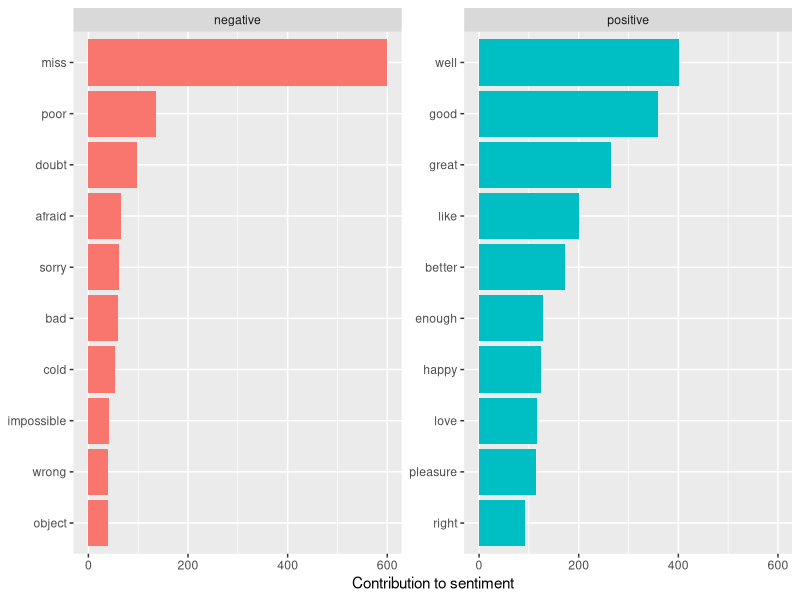
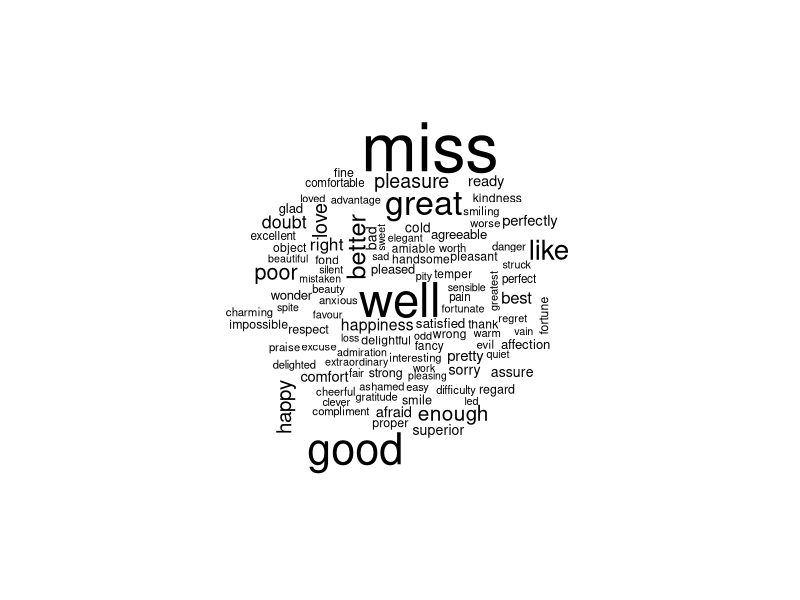
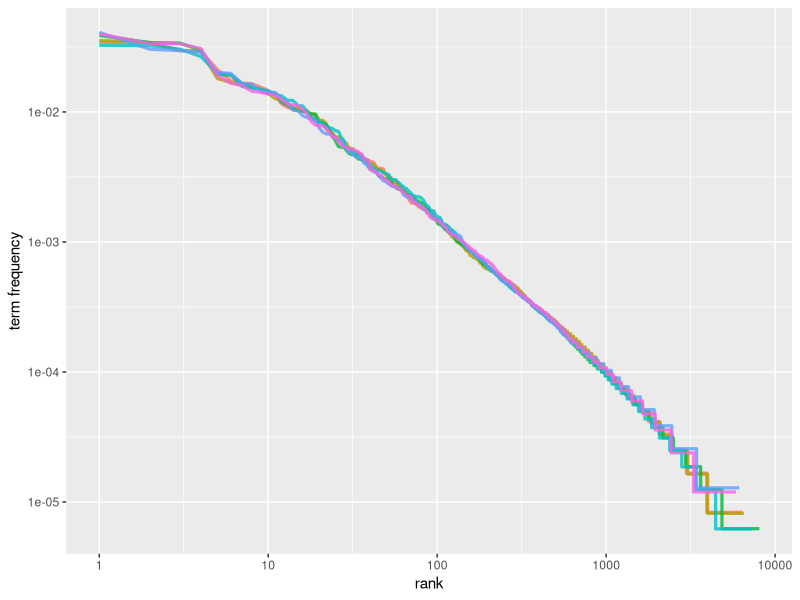
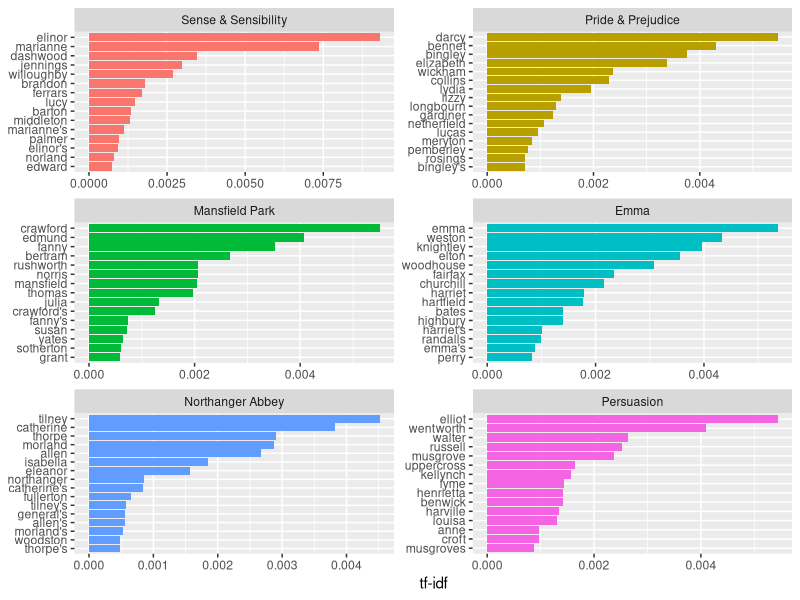

R code for these plots, in order:
## ---- chunk 1
library(tidyverse)
library(tidytext)
library(janeaustenr)
library(wordcloud)
## ---- chunk 2
knitr::opts_chunk$set(
  message = FALSE,
  warning = FALSE
)
## ---- chunk 3
# Create some sample data with text
my_data <- tibble(
  line = 1:3, 
  text = c("Hello world", "HOW are yOu dOiNg?", "what's go!i@ng o-n?")
)

# Break into tokens
my_data %>% 
  unnest_tokens(word, text)
## ---- chunk 4
# Add line numbers and chapter numbers
original_books <- austen_books() %>% 
  group_by(book) %>% 
  mutate(line_number = row_number(),
         chapter = cumsum(str_detect(text, regex("^chapter [\\divxlc]",
                                           ignore_case = TRUE)))) %>% 
  ungroup()

# Extract tokens
tidy_books <- original_books %>% 
  unnest_tokens(word, text)

tidy_books
## ---- chunk 5
# Remove stop words
tidy_books %>% 
  anti_join(stop_words, by="word")
## ---- chunk 6
# Get bing sentiment lexicon
bing <- get_sentiments("bing")

# Join the sentiments for the tokens in Emma
emma_sentiments <- tidy_books %>% 
  filter(book == "Emma") %>% 
  inner_join(bing, by="word")

emma_sentiments
## ---- chunk 7
emma_sentiments %>% 
  filter(sentiment == "positive") %>% 
  count(word, sort = TRUE)
## ---- chunk 8
emma_sentiments %>% 
  filter(sentiment == "negative") %>% 
  count(word, sort = TRUE)
## ---- chunk 9
emma_sentiments %>%
  count(word, sentiment, sort = TRUE) %>% 
  group_by(sentiment) %>%
  slice_max(n, n = 10) %>% 
  ungroup() %>%
  mutate(word = reorder(word, n)) %>%    #Sort word on n
  ggplot(aes(n, word, fill = sentiment)) +
  geom_col(show.legend = FALSE) +
  facet_wrap(~sentiment, scales = "free_y") +
  labs(x = "Contribution to sentiment", y = NULL)
## ---- chunk 10
emma_sentiments %>% 
  count(word) %>% 
  with(wordcloud(word, n, max.words = 100))
## ---- chunk 11
# Split austen books into one token per row
book_words <- austen_books() %>% 
  unnest_tokens(word, text) %>% 
  count(book, word, sort = TRUE)

# Create total col
total_words <- book_words %>% 
  group_by(book) %>% 
  summarize(total = sum(n))

# Join total col to book_words
book_words <- left_join(book_words, total_words, by = "book")

# Create rank and term frequency columns
freq_by_rank <- book_words %>% 
  group_by(book) %>% 
  mutate(rank = row_number(),
         `term frequency` = n/total) %>% 
  ungroup()

# Plot rank against term frequency for all Austen books
freq_by_rank %>% 
  ggplot(aes(rank, `term frequency`, color = book)) +
  geom_line(size = 1.1, alpha = 0.8, show.legend = FALSE) +
  scale_x_log10() +
  scale_y_log10()

## ---- chunk 12
# Calculate tf-idf for austen books
book_tf_idf <- book_words %>% 
  bind_tf_idf(word, book, n)

# Sort by tf-idf and select columns we want
book_tf_idf %>% 
  select(book, word, n, tf, idf, tf_idf) %>% 
  arrange(desc(tf_idf))
## ---- chunk 13
book_tf_idf %>%
  group_by(book) %>%
  slice_max(tf_idf, n = 15) %>%    # get top 15 tf-idf per book
  ungroup() %>%
  ggplot(aes(tf_idf, fct_reorder(word, tf_idf), fill = book)) +
  geom_col(show.legend = FALSE) +
  facet_wrap(~book, ncol = 2, scales = "free") +
  labs(x = "tf-idf", y = NULL)
